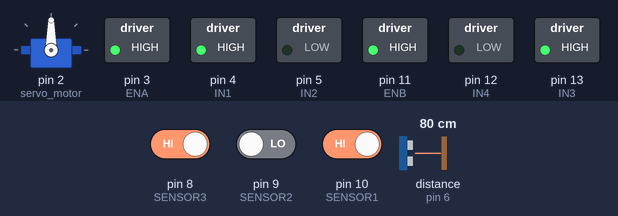
Bench run of a sketch on a simulated Arduino Uno, built with avr-gcc and run on an emulated ATmega328P. Shown: servo, switched loads named in the sketch (green lamp = pin HIGH). Wiring (inferred from the names in the program): ultrasonic range finder: trigger pin 7; echo pin 6. Dashed ring = blinking. The test bench sets the inputs (shaded band); at power-on: distance to the obstacle (sensor on pin 6) 80 cm, pin 8 (SENSOR3) HIGH, pin 9 (SENSOR2) LOW, pin 10 (SENSOR1) HIGH. The echo pulse lasts 58.3 µs per cm; pins used as bus, display or sensor lines are not drawn; what the sketch prints to the serial monitor is not drawn.

Above: at 1.3 s.
1.4 s: distance to the obstacle (sensor on pin 6) set to 16 cm
2.9 s: distance to the obstacle (sensor on pin 6) set to 12 cm
At 3.6 s:
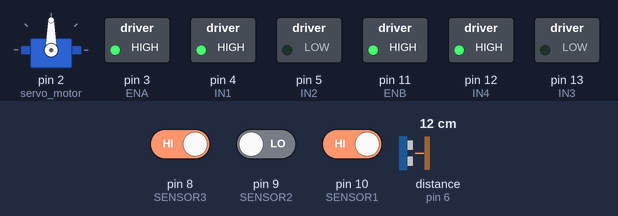
At 4.3 s:
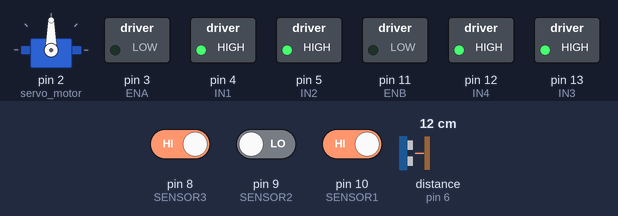
Timing chart, 0 to 11.9 s (numbered marks = the images above; inputs shaded):
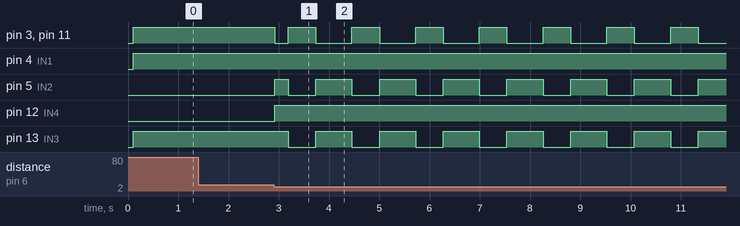

The sketch:

1127_2nd_Code.ino
```cpp
// 현재 구동: 초음파, 서보, DC 모터, 라인트래킹
// 미구현: 카메라-딥러닝 통신

// 서보 모터
#include "Servo.h"
Servo servo1;
#define servo_motor 2

// 우측 DC모터
#define ENA 3
#define IN1 4
#define IN2 5

// 좌측 DC모터
#define ENB 11
#define IN3 13
#define IN4 12

// 적외선(라인트래킹) 센서
#define SENSOR1 10 // 좌측
#define SENSOR2 9 // 중앙
#define SENSOR3 8 // 우측

// 초음파 센서
#define TRIG 7
#define ECHO 6

// 기타 기호 상수 정의
#define SPEED_MAX 255
#define DISTANCE_THRESHOLD 12
#define TURN_TIME 550

void setup()
{
  Serial.begin(9600);

  pinMode(ENA, OUTPUT);
  pinMode(IN1, OUTPUT);
  pinMode(IN2, OUTPUT);

  pinMode(ENB, OUTPUT);
  pinMode(IN3, OUTPUT);
  pinMode(IN4, OUTPUT);

  pinMode(TRIG, OUTPUT);
  pinMode(ECHO, INPUT);

  pinMode(SENSOR1, INPUT);
  pinMode(SENSOR2, INPUT);
  pinMode(SENSOR3, INPUT);

  servo1.attach(servo_motor);
  servo1.write(90);
  delay(100);
}

long getDistance()
{
  long duration = 0; // 초음파가 갔다가 돌아오는 시간을 저장
  float distance = 0; // 센서-물체 사이 거리를 저장

  digitalWrite(TRIG, LOW); // TRIG HIGH,LOW 상태초기화
  delayMicroseconds(2); // 초기화 이후 적당한 딜레이를 줘서 안정화

  digitalWrite(TRIG, HIGH);
  delayMicroseconds(10); // 10 마이크로초동안 HIGH 신호 -> 초음파 생성

  digitalWrite(TRIG, LOW);
  duration = pulseIn(ECHO, HIGH); // ECHO가 HIGH->LOW 되는 시간 저장

  distance = duration * 343.0 / 20000.0;
  return (long)distance;
}

void moveForward()
{
  // 우측 모터 정회전
  digitalWrite(IN1, HIGH);
  digitalWrite(IN2, LOW);

  // 좌측 모터 정회전
  digitalWrite(IN3, HIGH);
  digitalWrite(IN4, LOW);

  // 모터 활성화, 속도 설정
  analogWrite(ENA, SPEED_MAX);
  analogWrite(ENB, SPEED_MAX);
}

void moveBackward()
{
  // 우측 모터 역회전
  digitalWrite(IN1, LOW);
  digitalWrite(IN2, HIGH);

  // 좌측 모터 역회전
  digitalWrite(IN3, LOW);
  digitalWrite(IN4, HIGH);

  // 모터 활성화, 속도 설정
  analogWrite(ENA, SPEED_MAX);
  analogWrite(ENB, SPEED_MAX);
}

void stopMotors()
{
  // 우측 모터 정지
  digitalWrite(IN1, HIGH);
  digitalWrite(IN2, HIGH);

  // 좌측 모터 정지
  digitalWrite(IN3, HIGH);
  digitalWrite(IN4, HIGH);

  // 전류 차단
  analogWrite(ENA, 0);
  analogWrite(ENB, 0);
}

void turnLeft()
{
  // 우측 모터 정회전
  digitalWrite(IN1, HIGH);
  digitalWrite(IN2, LOW);

  // 좌측 모터 역회전
  digitalWrite(IN3, LOW);
  digitalWrite(IN4, HIGH);

  // 모터 활성화, 속도 설정
  analogWrite(ENA, SPEED_MAX);
  analogWrite(ENB, SPEED_MAX);
}

void turnRight()
{
  // 우측 모터 역회전
  digitalWrite(IN1, LOW);
  digitalWrite(IN2, HIGH);

  // 좌측 모터 정회전
  digitalWrite(IN3, HIGH);
  digitalWrite(IN4, LOW);

  // 모터 활성화, 속도 설정
  analogWrite(ENA, SPEED_MAX);
  analogWrite(ENB, SPEED_MAX);
}

// 자세 제어 함수
void leftSensorWarning()
{
  Serial.println("자동차가 좌측 실선을 밟았습니다. 정상 경로 복구를 시도합니다.");
  stopMotors();
  delay(2000);

  moveBackward();
  delay(200);
  stopMotors();
  delay(2000);

  turnRight();
  delay(250);
  stopMotors();
  delay(2000);

  Serial.println("복구 로직 실행을 완료하였습니다. 경로 주행을 재개합니다.");
}

void rightSensorWarning()
{
  Serial.println("자동차가 우측 실선을 밟았습니다. 정상 경로 복구를 시도합니다.");
  stopMotors();
  delay(2000);

  moveBackward();
  delay(200);
  stopMotors();
  delay(2000);

  turnLeft();
  delay(250);
  stopMotors();
  delay(2000);

  Serial.println("복구 로직 실행을 완료하였습니다. 경로 주행을 재개합니다.");
}

void loop()
{
  int s1 = digitalRead(SENSOR1); // 좌측 센서 라인 감지 (흑: 0, 백: 1)
  int s2 = digitalRead(SENSOR2); // 중앙 센서 라인 감지 (흑: 0, 백: 1)
  int s3 = digitalRead(SENSOR3); // 우측 센서 라인 감지 (흑: 0, 백: 1)

  long distance = getDistance();
  Serial.print("Distance: ");
  Serial.print(distance);
  Serial.println(" cm");

  if (distance > 0 && distance <= DISTANCE_THRESHOLD)
  {
    stopMotors();
    Serial.println("장애물을 발견했습니다. 좌회전을 시도합니다.");
    delay(200);

    Serial.println("좌회전을 시도 중입니다.");
    turnLeft();
    delay(TURN_TIME);
    stopMotors();
    delay(500);

    return;
  }

  if (s1 == LOW && s3 == HIGH) // 자동차가 왼쪽 실선에 닿았을 때
  {
    leftSensorWarning();
  }
  else if (s3 == LOW && s1 == HIGH) // 자동차가 오른쪽 실선에 닿았을 때
  {
    rightSensorWarning();
  }
  else // 기타 정상 상태일 때
  {
    moveForward();
  }

  delay(10);
}
```

Measured:
- the behaviour switches between 14 and 13 cm on distance to the obstacle (sensor on pin 6) (found by bisection; images 0 and 1)
- after the input at 1.4 s, every drawn part: stays the same
- after the input at 2.9 s, pin 3 (ENA), pin 11 (ENB): HIGH → LOW at once, then repeats every 1.3 s: HIGH 0.55 s, LOW 0.72 s; pin 5 (IN2): LOW → HIGH at once, then repeats every 1.3 s: LOW 0.55 s, HIGH 0.72 s; pin 12 (IN4): LOW → HIGH at once; pin 13 (IN3): alternates HIGH for 0.72 s and LOW for 0.55 s, starting after 0.29 s
